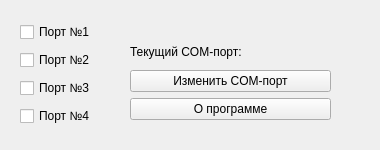
<?xml version="1.0" encoding="UTF-8"?>
<ui version="4.0">
 <class>MainWindow</class>
 <widget class="QMainWindow" name="MainWindow">
  <property name="enabled">
   <bool>true</bool>
  </property>
  <property name="geometry">
   <rect>
    <x>0</x>
    <y>0</y>
    <width>380</width>
    <height>150</height>
   </rect>
  </property>
  <property name="sizePolicy">
   <sizepolicy hsizetype="Fixed" vsizetype="Fixed">
    <horstretch>0</horstretch>
    <verstretch>0</verstretch>
   </sizepolicy>
  </property>
  <property name="minimumSize">
   <size>
    <width>380</width>
    <height>150</height>
   </size>
  </property>
  <property name="maximumSize">
   <size>
    <width>380</width>
    <height>150</height>
   </size>
  </property>
  <property name="windowTitle">
   <string>Система управления питанием СЗИ</string>
  </property>
  <widget class="QWidget" name="centralwidget">
   <widget class="QWidget" name="verticalLayoutWidget">
    <property name="geometry">
     <rect>
      <x>20</x>
      <y>20</y>
      <width>91</width>
      <height>111</height>
     </rect>
    </property>
    <layout class="QVBoxLayout" name="verticalLayout">
     <item>
      <widget class="QCheckBox" name="checkBox_port_1">
       <property name="text">
        <string>Порт №1</string>
       </property>
      </widget>
     </item>
     <item>
      <widget class="QCheckBox" name="checkBox_port_2">
       <property name="text">
        <string>Порт №2</string>
       </property>
      </widget>
     </item>
     <item>
      <widget class="QCheckBox" name="checkBox_port_3">
       <property name="text">
        <string>Порт №3</string>
       </property>
      </widget>
     </item>
     <item>
      <widget class="QCheckBox" name="checkBox_port_4">
       <property name="text">
        <string>Порт №4</string>
       </property>
      </widget>
     </item>
    </layout>
   </widget>
   <widget class="QWidget" name="verticalLayoutWidget_2">
    <property name="geometry">
     <rect>
      <x>130</x>
      <y>40</y>
      <width>201</width>
      <height>80</height>
     </rect>
    </property>
    <layout class="QVBoxLayout" name="verticalLayout_2">
     <item>
      <widget class="QLabel" name="label_currentSerialPort">
       <property name="text">
        <string>Текущий COM-порт: </string>
       </property>
      </widget>
     </item>
     <item>
      <widget class="QPushButton" name="pushButton_changeSerialPort">
       <property name="text">
        <string>Изменить COM-порт</string>
       </property>
      </widget>
     </item>
     <item>
      <widget class="QPushButton" name="pushButton_programInfo">
       <property name="sizePolicy">
        <sizepolicy hsizetype="Preferred" vsizetype="Fixed">
         <horstretch>0</horstretch>
         <verstretch>0</verstretch>
        </sizepolicy>
       </property>
       <property name="text">
        <string>О программе</string>
       </property>
      </widget>
     </item>
    </layout>
   </widget>
  </widget>
 </widget>
 <resources/>
 <connections/>
</ui>
